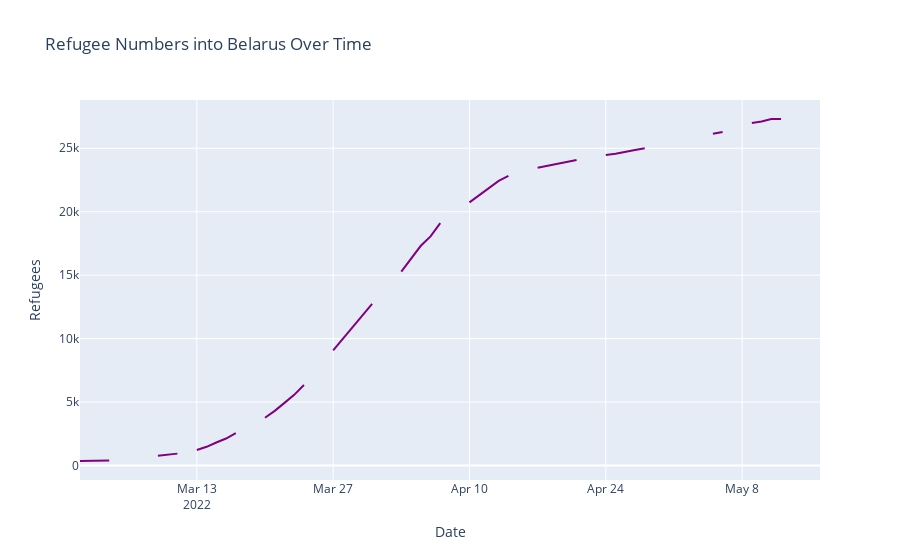

The code cell stored with this chart in its notebook:
### Code cell
fig6 = px.line(belarus_df, x='Date', y='Belarus', title='Refugee Numbers into Belarus Over Time')
fig6.update_traces(line_color='purple')
fig6.update_layout(yaxis_title="Refugees")

plotly.offline.plot(fig6, filename='charts\elarus.html')
fig6.show()

### Figure 1 — Plotly figure (JSON) as saved in the notebook; plotly's stock layout.template omitted (floating-point values rounded to 4 significant figures)
{"data": [{"hovertemplate": "Date=%{x}<br>Belarus=%{y}<extra></extra>", "legendgroup": "", "line": {"color": "purple", "dash": "solid"}, "marker": {"symbol": "circle"}, "mode": "lines", "name": "", "orientation": "v", "showlegend": false, "type": "scatter", "x": ["2022-03-01", "2022-03-02", "2022-03-03", "2022-03-04", "2022-03-05", "2022-03-06", "2022-03-07", "2022-03-08", "2022-03-09", "2022-03-10", "2022-03-11", "2022-03-12", "2022-03-13", "2022-03-14", "2022-03-15", "2022-03-16", "2022-03-17", "2022-03-18", "2022-03-19", "2022-03-20", "2022-03-21", "2022-03-22", "2022-03-23", "2022-03-24", "2022-03-25", "2022-03-26", "2022-03-27", "2022-03-29", "2022-03-30", "2022-03-31", "2022-04-01", "2022-04-02", "2022-04-03", "2022-04-04", "2022-04-05", "2022-04-06", "2022-04-07", "2022-04-08", "2022-04-09", "2022-04-10", "2022-04-11", "2022-04-12", "2022-04-13", "2022-04-14", "2022-04-15", "2022-04-16", "2022-04-17", "2022-04-18", "2022-04-19", "2022-04-20", "2022-04-21", "2022-04-22", "2022-04-23", "2022-04-24", "2022-04-25", "2022-04-27", "2022-04-28", "2022-04-29", "2022-04-30", "2022-05-01", "2022-05-02", "2022-05-03", "2022-05-04", "2022-05-05", "2022-05-06", "2022-05-08", "2022-05-09", "2022-05-10", "2022-05-11", "2022-05-12", "2022-05-13", "2022-05-15", "2022-05-16"], "xaxis": "x", "y": ["357", 357, 384, "406", null, null, "453", null, "765", "858", "938", null, 1226, 1475, 1816, 2127, "2548", null, null, 3765, 4308, 4938, "5569", "6341", null, null, "9075", 10902, "11821", "12746", null, null, "15281", "16274", "17317", "18060", 19096, null, null, "20739", 21292, "21852", 22428, 22827, null, null, 23469, 23609, 23759, 23900, 24084, null, null, "24477", 24578, 24857, 25002, null, null, null, null, 25852, null, 26149, "26278", null, "26985", 27108, 27308, "27308", null, null, null], "yaxis": "y"}], "layout": {"legend": {"tracegroupgap": 0}, "title": {"text": "Refugee Numbers into Belarus Over Time"}, "xaxis": {"anchor": "y", "domain": [0, 1], "title": {"text": "Date"}}, "yaxis": {"anchor": "x", "domain": [0, 1], "title": {"text": "Refugees"}}}}
